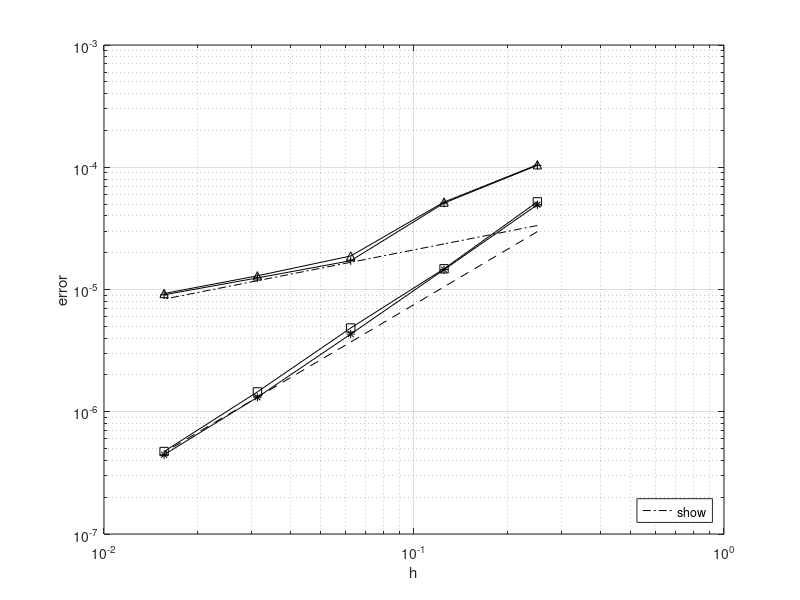

Recreate this plot in MATLAB.
% BE L-domain
mesh_size = [1/4,1/8,1/16,1/32,1/64];
ref1 = [sqrt(16),sqrt(8),sqrt(4),sqrt(2),1];
ref2 = [16*sqrt(16),8*sqrt(8),4*sqrt(4),2*sqrt(2),1];
error_Bou_gamma2 = [0.000103696,5.09299e-05,1.71982e-05,1.24403e-05,9.04867e-06];
error_Bou_gamma3 = [0.000104857,5.19098e-05,1.88062e-05,1.29437e-05,9.27351e-06];
error_Dis_gamma2 = [4.93715e-05,1.45293e-05,4.31611e-06,1.31301e-06,4.45182e-07];
error_Dis_gamma3 = [5.21266e-05,1.47691e-05,4.84275e-06,1.45284e-06,4.72884e-07];
loglog(mesh_size,0.9*9.27133e-06*ref1,'-.k','DisplayName','$$O(h^{\frac{1}{2}})$$')
hold on;
loglog(mesh_size,1*4.64888e-07*ref2,'--k','DisplayName','$$O(h^{\frac{3}{2}})$$')
loglog(mesh_size,error_Bou_gamma2,'-k+','DisplayName','$$\gamma=2$$, Boundary')
loglog(mesh_size,error_Bou_gamma3,'-k^','DisplayName','$$\gamma=3$$, Boundary')
loglog(mesh_size,error_Dis_gamma2,'-k*','DisplayName','$$\gamma=2$$, Distributed')
loglog(mesh_size,error_Dis_gamma3,'-ks','DisplayName','$$\gamma=3$$, Distributed')
legend('show', 'Location', 'southeast');
grid on;
xlabel('h');
ylabel('error');